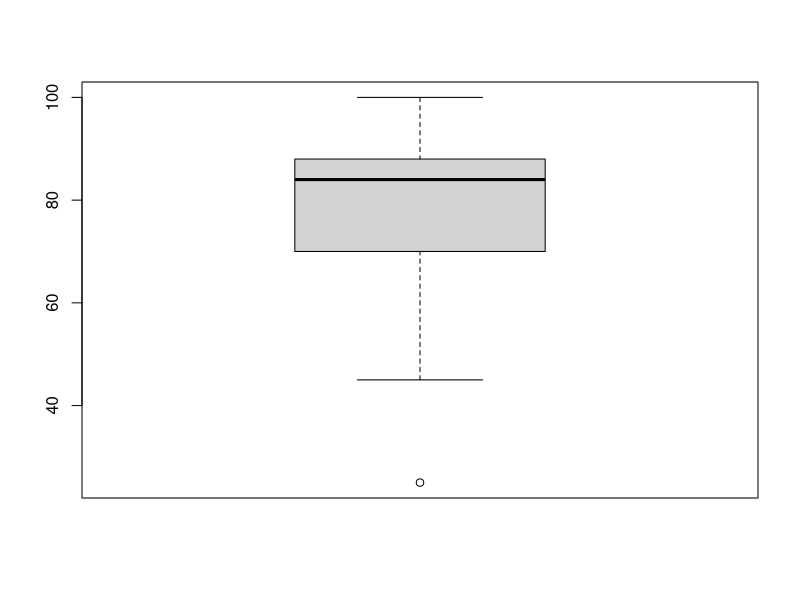

Write R code to recreate this figure.
x<-c(25, 45, 50, 54, 55, 61, 64, 68, 72, 75, 75,
     78, 79, 81, 83, 84, 84, 84, 85, 86, 86, 86,
     87, 89, 89, 89, 90, 91, 91, 92, 100)
fivenum(x)
boxplot(x)
